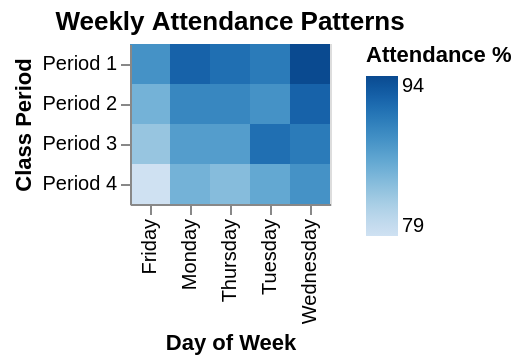

Express this chart as Vega-Lite.
### Vega-Lite specification from a JSON file in a GitHub repository (floating-point values rounded to 4 significant figures)
{"$schema": "https://vega.github.io/schema/vega-lite/v6.json", "description": "Class attendance patterns", "data": {"values": [{"day": "Monday", "period": "Period 1", "attendance": 92}, {"day": "Monday", "period": "Period 2", "attendance": 89}, {"day": "Monday", "period": "Period 3", "attendance": 87}, {"day": "Monday", "period": "Period 4", "attendance": 85}, {"day": "Tuesday", "period": "Period 1", "attendance": 90}, {"day": "Tuesday", "period": "Period 2", "attendance": 88}, {"day": "Tuesday", "period": "Period 3", "attendance": 91}, {"day": "Tuesday", "period": "Period 4", "attendance": 86}, {"day": "Wednesday", "period": "Period 1", "attendance": 94}, {"day": "Wednesday", "period": "Period 2", "attendance": 92}, {"day": "Wednesday", "period": "Period 3", "attendance": 90}, {"day": "Wednesday", "period": "Period 4", "attendance": 88}, {"day": "Thursday", "period": "Period 1", "attendance": 91}, {"day": "Thursday", "period": "Period 2", "attendance": 89}, {"day": "Thursday", "period": "Period 3", "attendance": 87}, {"day": "Thursday", "period": "Period 4", "attendance": 84}, {"day": "Friday", "period": "Period 1", "attendance": 88}, {"day": "Friday", "period": "Period 2", "attendance": 85}, {"day": "Friday", "period": "Period 3", "attendance": 83}, {"day": "Friday", "period": "Period 4", "attendance": 79}]}, "mark": "rect", "encoding": {"x": {"field": "day", "type": "ordinal", "axis": {"title": "Day of Week"}}, "y": {"field": "period", "type": "ordinal", "axis": {"title": "Class Period"}}, "color": {"field": "attendance", "type": "quantitative", "scale": {"scheme": "blues"}, "legend": {"title": "Attendance %"}}, "tooltip": [{"field": "day", "type": "ordinal"}, {"field": "period", "type": "ordinal"}, {"field": "attendance", "type": "quantitative", "title": "Attendance %", "format": ".0f"}]}, "title": "Weekly Attendance Patterns"}
